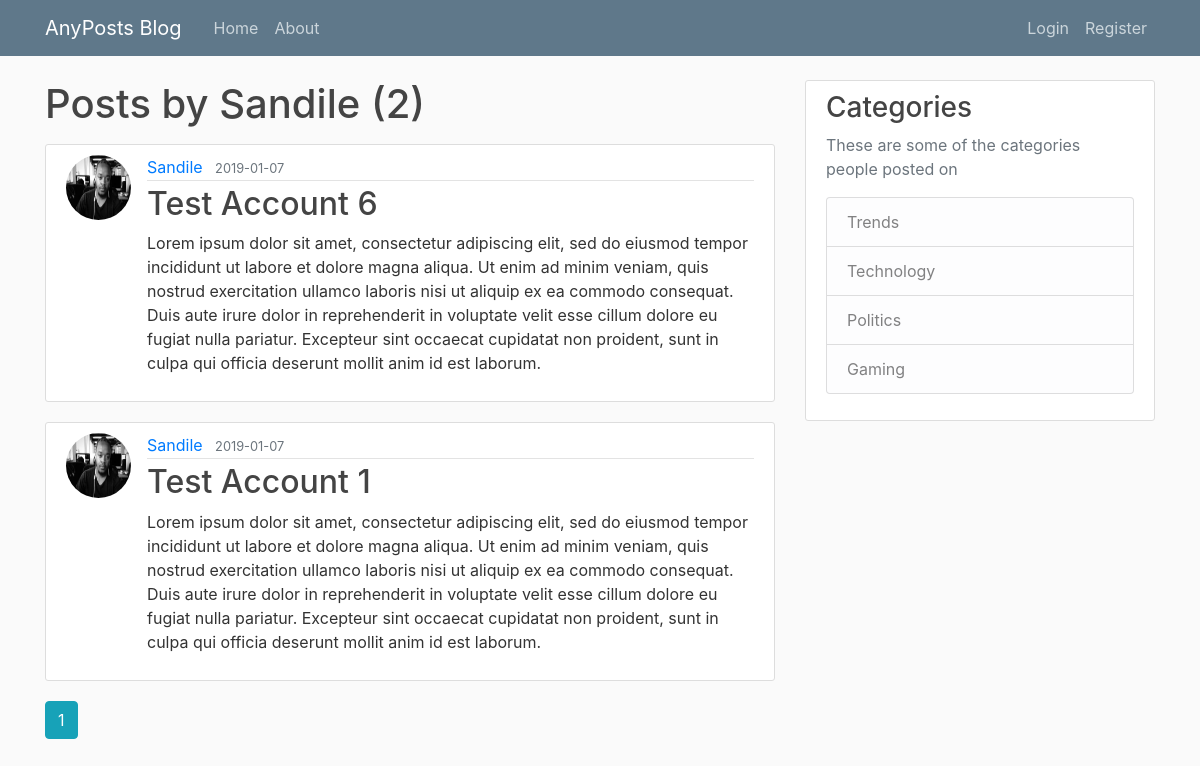
Page /user/Sandile on the committed database.
### anyposts/models.py (models this page shows, shortened)
class User(db.Model, UserMixin):
    id = db.Column(db.Integer, primary_key=True)
    username = db.Column(db.String(20), unique=True, nullable=False)
    email = db.Column(db.String(120), unique=True, nullable=False)
    image_file = db.Column(db.String(20), nullable=False, default='default.jpg')
    password = db.Column(db.String(60), nullable=False)
    posts = db.relationship('Post', backref='author', lazy=True)

class Post(db.Model):
    id = db.Column(db.Integer, primary_key=True)
    title = db.Column(db.String(100), nullable=False)
    date = db.Column(db.DateTime, nullable=False, default=datetime.utcnow )
    content = db.Column(db.Text, nullable=False)
    user_id = db.Column(db.Integer, db.ForeignKey('user.id'), nullable=False)

### anyposts/routes.py (the view)
@app.route("/user/<string:username>")
def user_posts(username):
    page = request.args.get('page', 1, type=int)
    user = User.query.filter_by(username=username).first_or_404()
    posts = Post.query.filter_by(author=user)\
        .order_by(Post.date.desc())\
        .paginate(page=page ,per_page=5)
    return render_template('user_posts.html', posts=posts, user=username)

### anyposts/templates/user_posts.html (shortened to what this page needs)
{% extends "layout.html" %}
{% block content %}
    <h1 class="mb-3">Posts by {{ user }} ({{ posts.total }})</h1>
    {% for post in posts.items %}
    <article class="media content-section">
            <img class="rounded-circle article-img" src="{{ url_for('static', filename='profile_pics/' + post.author.image_file) }}" alt="">
            <div class="media-body">
              <div class="article-metadata">
                <a class="mr-2" href="{{ url_for('user_posts', username=post.author.username)}}">{{ post.author.username }}</a>
                <small class="text-muted">{{ post.date.strftime('%Y-%m-%d') }}</small>
              </div>
              <h2><a class="article-title" href="{{ url_for('post', post_id=post.id) }}">{{ post.title }}</a></h2>
              <p class="article-content">{{ post.content }}</p>
            </div>
    </article>
    {% endfor %}
    {% for page_num in posts.iter_pages(left_edge=1, right_edge=1, left_current=1, right_current=2) %}
        {% if page_num %}
            {% if posts.page == page_num %}
              <a class="btn btn-info mb-4" href="{{ url_for('user_posts', username=user.username, page=page_num)}}">{{page_num}}</a>
            {% else %}
              <a class="btn btn-outline-info mb-4" href="{{ url_for('user_posts', username=user.username, page=page_num)}}">{{page_num}}</a>
            {% endif %}
        {% endif %}
    {% endfor %}
{% endblock content %}

### anyposts/static/main.css (style rules this page uses)
body { background: #fafafa; color: #333333; margin-top: 5rem; }
h1, h2, h3, h4, h5, h6 { color: #444444; }
.content-section { background: #ffffff; padding: 10px 20px; border: 1px solid #dddddd; border-radius: 3px; margin-bottom: 20px; }
.article-title { color: #444444; }
.article-content { white-space: pre-line; }
.article-img { height: 65px; width: 65px; margin-right: 16px; }
.article-metadata { padding-bottom: 1px; margin-bottom: 4px; border-bottom: 1px solid #e3e3e3 }

### rows in the picture
User: username "Sandile"
Post: image_file (picture), author.username "Sandile", date "2019-01-07", title "Test Account 6", content "Lorem ipsum dolor sit amet, consectetur adipiscing elit, sed do eiusmod tempor incididunt ut labore et dolore magna aliqua. Ut enim ad minim veniam, quis nostrud exercitation ullamco laboris nisi ut aliquip ex ea commodo consequat. Duis aute irure dolor in reprehenderit in voluptate velit esse cillum dolore eu fugiat nulla pariatur. Excepteur sint occaecat cupidatat non proident, sunt in culpa qui officia deserunt mollit anim id est laborum."
Post: image_file (picture), author.username "Sandile", date "2019-01-07", title "Test Account 1", content "Lorem ipsum dolor sit amet, consectetur adipiscing elit, sed do eiusmod tempor incididunt ut labore et dolore magna aliqua. Ut enim ad minim veniam, quis nostrud exercitation ullamco laboris nisi ut aliquip ex ea commodo consequat. Duis aute irure dolor in reprehenderit in voluptate velit esse cillum dolore eu fugiat nulla pariatur. Excepteur sint occaecat cupidatat non proident, sunt in culpa qui officia deserunt mollit anim id est laborum."

### other values in the picture
{{ posts.total }} "2"
{{ page_num }} "1"
